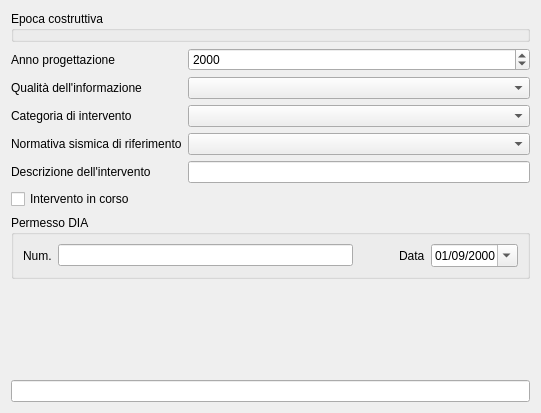
<?xml version="1.0" encoding="UTF-8"?>
<ui version="4.0">
 <class>Form</class>
 <widget class="QWidget" name="Form">
  <property name="geometry">
   <rect>
    <x>0</x>
    <y>0</y>
    <width>541</width>
    <height>413</height>
   </rect>
  </property>
  <property name="windowTitle">
   <string>Form</string>
  </property>
  <layout class="QGridLayout" name="gridLayout_3">
   <item row="0" column="0" colspan="2">
    <widget class="GrpEpocaCostruttiva" name="EPOCA_COSTRUTTIVA">
     <property name="title">
      <string>Epoca costruttiva</string>
     </property>
    </widget>
   </item>
   <item row="1" column="0">
    <widget class="QLabel" name="label_3">
     <property name="text">
      <string>Anno progettazione</string>
     </property>
    </widget>
   </item>
   <item row="1" column="1">
    <widget class="QDateEdit" name="ANNO_PROGETTAZIONE">
     <property name="displayFormat">
      <string>yyyy</string>
     </property>
    </widget>
   </item>
   <item row="2" column="0">
    <widget class="QLabel" name="label_17">
     <property name="text">
      <string>Qualità dell'informazione</string>
     </property>
    </widget>
   </item>
   <item row="2" column="1">
    <widget class="QComboBox" name="ZZ_QUALITA_INFORMAZIONEID">
     <property name="sizePolicy">
      <sizepolicy hsizetype="Expanding" vsizetype="Fixed">
       <horstretch>0</horstretch>
       <verstretch>0</verstretch>
      </sizepolicy>
     </property>
     <property name="sizeAdjustPolicy">
      <enum>QComboBox::AdjustToMinimumContentsLength</enum>
     </property>
    </widget>
   </item>
   <item row="5" column="0">
    <widget class="QLabel" name="label">
     <property name="text">
      <string>Categoria di intervento</string>
     </property>
    </widget>
   </item>
   <item row="5" column="1">
    <widget class="QComboBox" name="ZZ_TIPO_INTERVENTOID">
     <property name="sizePolicy">
      <sizepolicy hsizetype="Expanding" vsizetype="Fixed">
       <horstretch>0</horstretch>
       <verstretch>0</verstretch>
      </sizepolicy>
     </property>
     <property name="sizeAdjustPolicy">
      <enum>QComboBox::AdjustToMinimumContentsLength</enum>
     </property>
    </widget>
   </item>
   <item row="6" column="0">
    <widget class="QLabel" name="label_2">
     <property name="text">
      <string>Normativa sismica di riferimento</string>
     </property>
    </widget>
   </item>
   <item row="6" column="1">
    <widget class="QComboBox" name="ZZ_NORMATIVA_SISMICAID">
     <property name="sizePolicy">
      <sizepolicy hsizetype="Expanding" vsizetype="Fixed">
       <horstretch>0</horstretch>
       <verstretch>0</verstretch>
      </sizepolicy>
     </property>
     <property name="sizeAdjustPolicy">
      <enum>QComboBox::AdjustToMinimumContentsLength</enum>
     </property>
    </widget>
   </item>
   <item row="11" column="0">
    <spacer name="verticalSpacer">
     <property name="orientation">
      <enum>Qt::Vertical</enum>
     </property>
     <property name="sizeHint" stdset="0">
      <size>
       <width>20</width>
       <height>40</height>
      </size>
     </property>
    </spacer>
   </item>
   <item row="10" column="0" colspan="2">
    <widget class="QGroupBox" name="groupBox">
     <property name="title">
      <string>Permesso DIA</string>
     </property>
     <layout class="QGridLayout" name="gridLayout">
      <item row="0" column="0">
       <widget class="QLabel" name="label_5">
        <property name="text">
         <string>Num.</string>
        </property>
       </widget>
      </item>
      <item row="0" column="1">
       <widget class="QLineEdit" name="DIA_N_PERMESSO">
        <property name="maxLength">
         <number>2000</number>
        </property>
       </widget>
      </item>
      <item row="0" column="2">
       <widget class="QLabel" name="label_6">
        <property name="text">
         <string>Data</string>
        </property>
        <property name="indent">
         <number>40</number>
        </property>
       </widget>
      </item>
      <item row="0" column="3">
       <widget class="QDateEdit" name="DIA_DATA_PERMESSO">
        <property name="displayFormat">
         <string>dd/MM/yyyy</string>
        </property>
        <property name="calendarPopup">
         <bool>true</bool>
        </property>
        <property name="date">
         <date>
          <year>2000</year>
          <month>9</month>
          <day>1</day>
         </date>
        </property>
       </widget>
      </item>
     </layout>
    </widget>
   </item>
   <item row="7" column="0">
    <widget class="QLabel" name="label_4">
     <property name="text">
      <string>Descrizione dell'intervento</string>
     </property>
    </widget>
   </item>
   <item row="7" column="1">
    <widget class="QLineEdit" name="DESCRIZ_INTERV">
     <property name="maxLength">
      <number>2000</number>
     </property>
    </widget>
   </item>
   <item row="12" column="0" colspan="2">
    <widget class="QLineEdit" name="SCHEDA_EDIFICIOID"/>
   </item>
   <item row="8" column="0">
    <widget class="QCheckBox" name="INTERVENTO_IN_CORSO">
     <property name="text">
      <string>Intervento in corso</string>
     </property>
    </widget>
   </item>
  </layout>
 </widget>
 <customwidgets>
  <customwidget>
   <class>GrpEpocaCostruttiva</class>
   <extends>QGroupBox</extends>
   <header>..GrpEpocaCostruttiva</header>
   <container>1</container>
  </customwidget>
 </customwidgets>
 <resources/>
 <connections/>
</ui>
